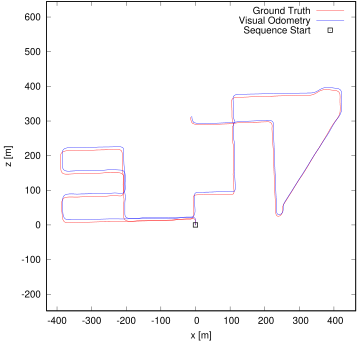

gnuplot code for this plot:
set term postscript eps enhanced color
set output "08.eps"
set size ratio -1
set xrange [-430:463]
set yrange [-248:645]
set xlabel "x [m]"
set ylabel "z [m]"
plot "08.txt" using 1:2 lc rgb "#FF0000" title 'Ground Truth' w lines,"08.txt" using 3:4 lc rgb "#0000FF" title 'Visual Odometry' w lines,"< head -1 08.txt" using 1:2 lc rgb "#000000" pt 4 ps 1 lw 2 title 'Sequence Start' w points
